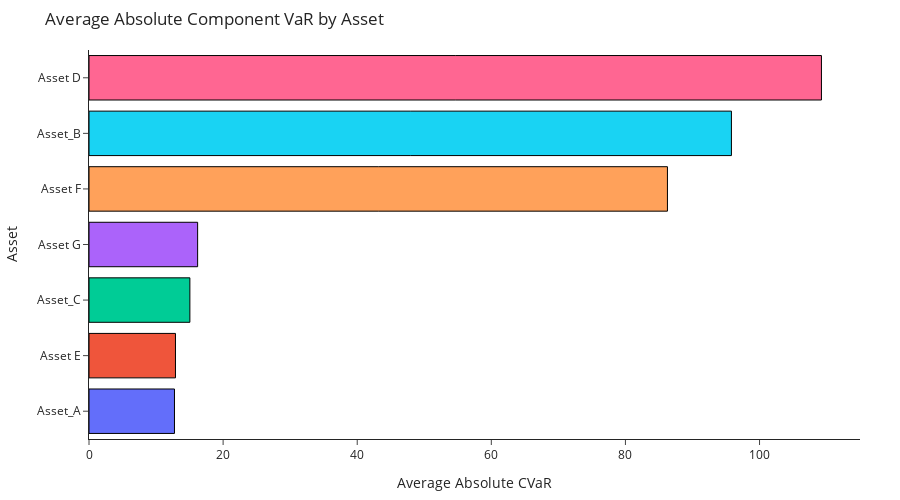

The notebook cell saved with this chart:
### Code cell
InteractivePlots.interactive_plot_risk_contribution_bar(component_df)

### Figure 1 — Plotly figure (JSON) as saved in the notebook; plotly's stock layout.template omitted (floating-point values rounded to 4 significant figures)
{"data": [{"customdata": [3.661, 3.704, 4.321, 4.653, 24.78, 27.52, 31.37], "hovertemplate": "%{y}<br>Average Absolute CVaR = %{x:.2f}<br>% Contribution = %{customdata:.2f}%<extra></extra>", "marker": {"color": ["#636EFA", "#EF553B", "#00CC96", "#AB63FA", "#FFA15A", "#19D3F3", "#FF6692"], "line": {"color": "black", "width": 1}}, "name": "Average Component VaR", "orientation": "h", "type": "bar", "x": [12.75, 12.9, 15.05, 16.2, 86.27, 95.81, 109.2], "y": ["Asset_A", "Asset E", "Asset_C", "Asset G", "Asset F", "Asset_B", "Asset D"]}], "layout": {"height": 500, "margin": {"b": 50, "l": 80, "r": 40, "t": 50}, "showlegend": false, "title": {"text": "Average Absolute Component VaR by Asset"}, "xaxis": {"title": {"text": "Average Absolute CVaR"}}, "yaxis": {"title": {"text": "Asset"}}}}
